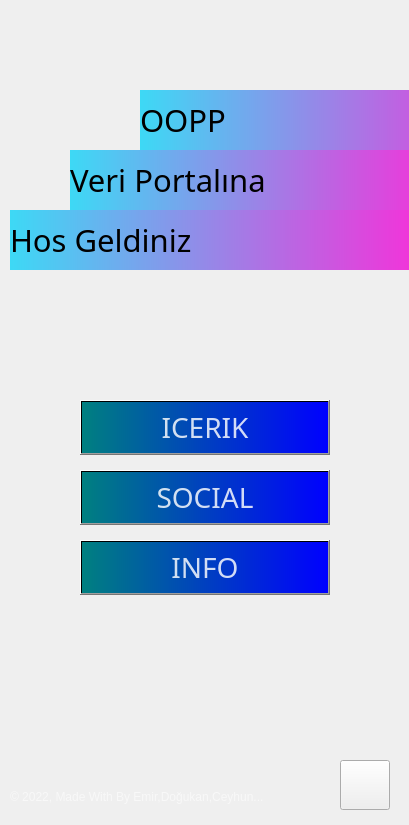
<?xml version="1.0" encoding="UTF-8"?>
<ui version="4.0">
 <class>Form</class>
 <widget class="QWidget" name="Form">
  <property name="geometry">
   <rect>
    <x>0</x>
    <y>0</y>
    <width>409</width>
    <height>825</height>
   </rect>
  </property>
  <property name="windowTitle">
   <string>Form</string>
  </property>
  <property name="styleSheet">
   <string notr="true"/>
  </property>
  <widget class="QWidget" name="widget" native="true">
   <property name="geometry">
    <rect>
     <x>-30</x>
     <y>-30</y>
     <width>450</width>
     <height>900</height>
    </rect>
   </property>
   <property name="maximumSize">
    <size>
     <width>1000</width>
     <height>1000</height>
    </size>
   </property>
   <property name="styleSheet">
    <string notr="true">QPushButton#pushButton{	
	background-color: qlineargradient(spread:pad, x1:0, y1:0.505682, x2:1, y2:0.477, stop:0 rgba(20, 47, 78, 219), stop:1 rgba(85, 98, 112, 226));
	color:rgba(255, 255, 255, 210);
	border-radius:5px;
}
QPushButton#pushButton:hover{	
	background-color: qlineargradient(spread:pad, x1:0, y1:0.505682, x2:1, y2:0.477, stop:0 rgba(40, 67, 98, 219), stop:1 rgba(105, 118, 132, 226));
}
QPushButton#pushButton:pressed{	
	padding-left:5px;
	padding-top:5px;
	background-color:rgba(105, 118, 132, 200);
}

QPushButton#pushButton_2, #pushButton_3, #pushButton_4, #pushButton_5{	
	background-color: rgba(0, 0, 0, 0);
	color:rgba(85, 98, 112, 255);
}
QPushButton#pushButton_2:hover, #pushButton_3:hover, #pushButton_4:hover, #pushButton_5:hover{	
	color:rgba(155, 168, 182, 220);
}
QPushButton#pushButton_2:pressed, #pushButton_3:pressed, #pushButton_4:pressed, #pushButton_5:pressed{	
	padding-left:5px;
	padding-top:5px;
	color:rgba(115, 128, 142, 255);
}</string>
   </property>
   <widget class="QLabel" name="label">
    <property name="geometry">
     <rect>
      <x>10</x>
      <y>20</y>
      <width>450</width>
      <height>867</height>
     </rect>
    </property>
    <property name="styleSheet">
     <string notr="true">border-radius:20px;
border-image: url(:/images/Images/background.png);</string>
    </property>
    <property name="text">
     <string/>
    </property>
   </widget>
   <widget class="QLabel" name="lbl_login">
    <property name="geometry">
     <rect>
      <x>170</x>
      <y>120</y>
      <width>360</width>
      <height>60</height>
     </rect>
    </property>
    <property name="font">
     <font>
      <family>Arial Rounded MT Bold</family>
      <pointsize>23</pointsize>
      <weight>50</weight>
      <bold>false</bold>
     </font>
    </property>
    <property name="styleSheet">
     <string notr="true">background-color: qlineargradient(spread:pad, x1:0, y1:0, x2:1, y2:0, stop:0 rgb(61, 217, 245), stop:1 rgb(240, 53, 218));

</string>
    </property>
    <property name="text">
     <string>OOPP </string>
    </property>
   </widget>
   <widget class="QLabel" name="lbl_login_2">
    <property name="geometry">
     <rect>
      <x>40</x>
      <y>240</y>
      <width>401</width>
      <height>60</height>
     </rect>
    </property>
    <property name="font">
     <font>
      <family>Arial Rounded MT Bold</family>
      <pointsize>23</pointsize>
      <weight>50</weight>
      <bold>false</bold>
     </font>
    </property>
    <property name="styleSheet">
     <string notr="true">background-color: qlineargradient(spread:pad, x1:0, y1:0, x2:1, y2:0, stop:0 rgb(61, 217, 245), stop:1 rgb(240, 53, 218));
</string>
    </property>
    <property name="text">
     <string>Hos Geldiniz</string>
    </property>
   </widget>
   <widget class="QPushButton" name="btn_icerik">
    <property name="geometry">
     <rect>
      <x>110</x>
      <y>430</y>
      <width>250</width>
      <height>55</height>
     </rect>
    </property>
    <property name="font">
     <font>
      <family>Bahnschrift Condensed</family>
      <pointsize>21</pointsize>
      <weight>50</weight>
      <bold>false</bold>
     </font>
    </property>
    <property name="cursor">
     <cursorShape>PointingHandCursor</cursorShape>
    </property>
    <property name="focusPolicy">
     <enum>Qt::ClickFocus</enum>
    </property>
    <property name="styleSheet">
     <string notr="true">QPushButton {color:rgba(255, 255, 255, 210);px:25;
background-color: qlineargradient(spread:pad, x1:0, y1:0, x2:1, y2:0, stop:0 rgb(0, 128, 128), stop:1 rgb(0, 0, 255));
}
QPushButton:hover {color:rgba(255, 255, 255, 210);px:25;
background-color: qlineargradient(spread:pad, x1:0, y1:0, x2:1, y2:0, stop:0 rgb(0, 0, 255), stop:1 rgb(228, 155, 15));
}
QPushButton:pressed {
background-color:rgb(82, 142, 191);
}</string>
    </property>
    <property name="text">
     <string>ICERIK</string>
    </property>
    <property name="icon">
     <iconset>
      <normaloff>Images/Icon/icerikikon.png</normaloff>Images/Icon/icerikikon.png</iconset>
    </property>
   </widget>
   <widget class="QPushButton" name="btn_social">
    <property name="geometry">
     <rect>
      <x>110</x>
      <y>500</y>
      <width>250</width>
      <height>55</height>
     </rect>
    </property>
    <property name="font">
     <font>
      <family>Bahnschrift Condensed</family>
      <pointsize>21</pointsize>
      <weight>50</weight>
      <bold>false</bold>
     </font>
    </property>
    <property name="cursor">
     <cursorShape>PointingHandCursor</cursorShape>
    </property>
    <property name="focusPolicy">
     <enum>Qt::ClickFocus</enum>
    </property>
    <property name="styleSheet">
     <string notr="true">QPushButton {color:rgba(255, 255, 255, 210);px:25;
background-color: qlineargradient(spread:pad, x1:0, y1:0, x2:1, y2:0, stop:0 rgb(0, 128, 128), stop:1 rgb(0, 0, 255));
}
QPushButton:hover {color:rgba(255, 255, 255, 210);px:25;
background-color: qlineargradient(spread:pad, x1:0, y1:0, x2:1, y2:0, stop:0 rgb(0, 0, 255), stop:1 rgb(228, 155, 15));
}
QPushButton:pressed {
background-color:rgb(82, 142, 191);
}</string>
    </property>
    <property name="text">
     <string>SOCIAL</string>
    </property>
    <property name="icon">
     <iconset>
      <normaloff>Images/Icon/likeikon.png</normaloff>Images/Icon/likeikon.png</iconset>
    </property>
   </widget>
   <widget class="QPushButton" name="btn_info">
    <property name="geometry">
     <rect>
      <x>110</x>
      <y>570</y>
      <width>250</width>
      <height>55</height>
     </rect>
    </property>
    <property name="font">
     <font>
      <family>Bahnschrift Condensed</family>
      <pointsize>21</pointsize>
      <weight>50</weight>
      <bold>false</bold>
     </font>
    </property>
    <property name="cursor">
     <cursorShape>PointingHandCursor</cursorShape>
    </property>
    <property name="focusPolicy">
     <enum>Qt::ClickFocus</enum>
    </property>
    <property name="styleSheet">
     <string notr="true">QPushButton {color:rgba(255, 255, 255, 210);px:25;
background-color: qlineargradient(spread:pad, x1:0, y1:0, x2:1, y2:0, stop:0 rgb(0, 128, 128), stop:1 rgb(0, 0, 255));
}
QPushButton:hover {color:rgba(255, 255, 255, 210);px:25;
background-color: qlineargradient(spread:pad, x1:0, y1:0, x2:1, y2:0, stop:0 rgb(0, 0, 255), stop:1 rgb(228, 155, 15));
}
QPushButton:pressed {
background-color:rgb(82, 142, 191);
}</string>
    </property>
    <property name="text">
     <string>INFO</string>
    </property>
    <property name="icon">
     <iconset>
      <normaloff>Images/Icon/infoikon.png</normaloff>Images/Icon/infoikon.png</iconset>
    </property>
   </widget>
   <widget class="QLabel" name="lbl_login_3">
    <property name="geometry">
     <rect>
      <x>100</x>
      <y>180</y>
      <width>360</width>
      <height>60</height>
     </rect>
    </property>
    <property name="font">
     <font>
      <family>Arial Rounded MT Bold</family>
      <pointsize>23</pointsize>
      <weight>50</weight>
      <bold>false</bold>
     </font>
    </property>
    <property name="styleSheet">
     <string notr="true">background-color: qlineargradient(spread:pad, x1:0, y1:0, x2:1, y2:0, stop:0 rgb(61, 217, 245), stop:1 rgb(240, 53, 218));
</string>
    </property>
    <property name="text">
     <string>Veri Portalına</string>
    </property>
   </widget>
   <widget class="QLabel" name="label_5">
    <property name="geometry">
     <rect>
      <x>40</x>
      <y>800</y>
      <width>291</width>
      <height>55</height>
     </rect>
    </property>
    <property name="font">
     <font>
      <family>Arial</family>
     </font>
    </property>
    <property name="styleSheet">
     <string notr="true">color:rgba(255, 255, 255, 140);</string>
    </property>
    <property name="text">
     <string>&lt;html&gt;&lt;head/&gt;&lt;body&gt;&lt;p&gt;© 2022, Made With By Emir,Doğukan,Ceyhun...&lt;/p&gt;&lt;/body&gt;&lt;/html&gt;</string>
    </property>
   </widget>
   <widget class="QPushButton" name="btn_geri">
    <property name="geometry">
     <rect>
      <x>370</x>
      <y>790</y>
      <width>50</width>
      <height>50</height>
     </rect>
    </property>
    <property name="font">
     <font>
      <pointsize>11</pointsize>
      <weight>50</weight>
      <bold>false</bold>
      <underline>false</underline>
     </font>
    </property>
    <property name="cursor">
     <cursorShape>BusyCursor</cursorShape>
    </property>
    <property name="styleSheet">
     <string notr="true">border-image:url(:/images/Images/Icon/geri.png)</string>
    </property>
    <property name="text">
     <string/>
    </property>
   </widget>
  </widget>
 </widget>
 <resources>
  <include location="res.qrc"/>
 </resources>
 <connections/>
</ui>
